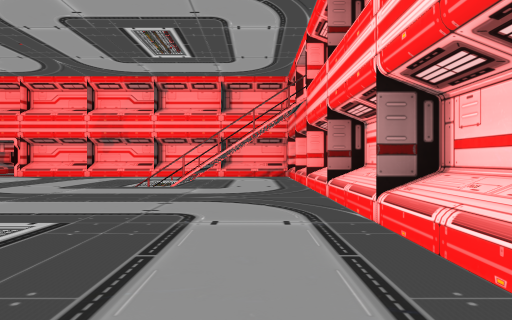
view 1 (above)

24 first-person views from a walk through a 3-D level made in the Unity game engine. The camera is 1.5 m above the floor, looks level and sees 70° across. The floor is counted in squares, 2 m on a side. Each view is taken from the middle of a square. On the plan, view 1 faces up. The plan holds only what a view shows up to about 11 squares ahead; the rest is blank. The place goes on beyond the plan. The player character is not drawn. Some animated figures are not drawn.

view 2
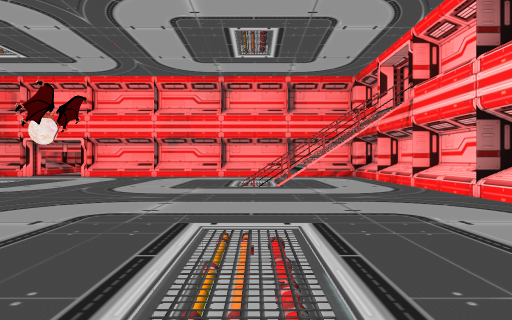

view 3
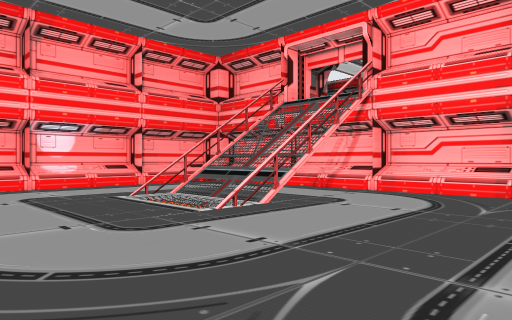

view 4
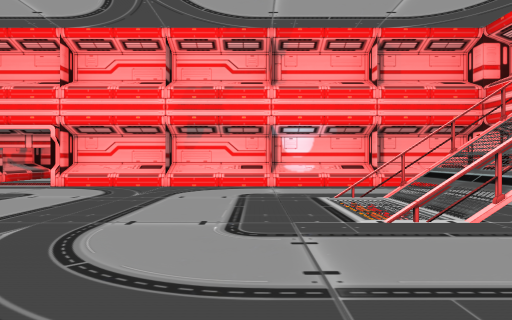

view 5
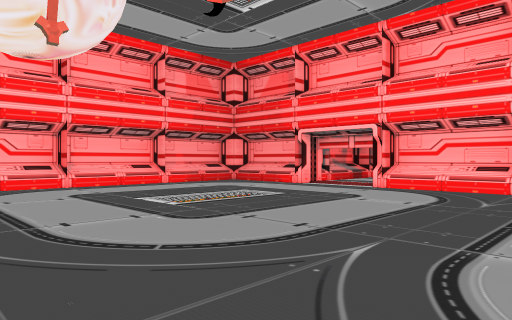

view 6
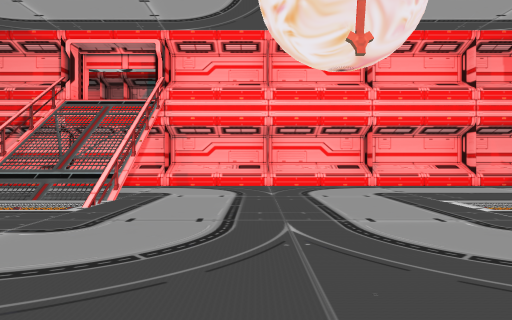

view 7
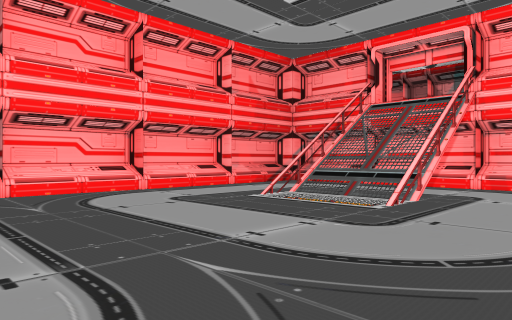

view 8
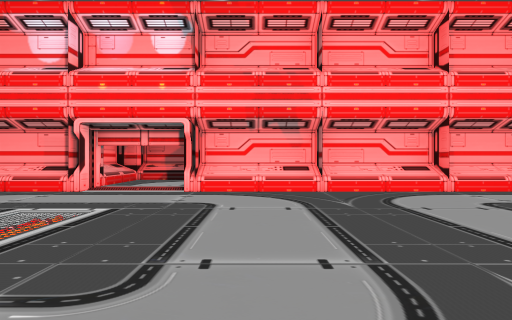

view 9
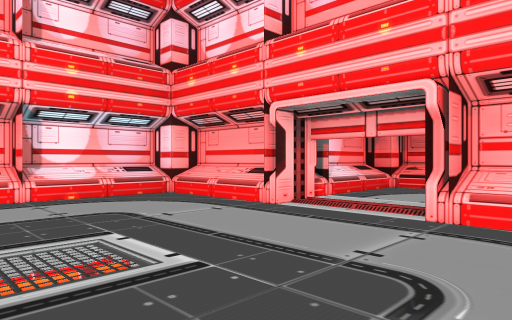

view 10
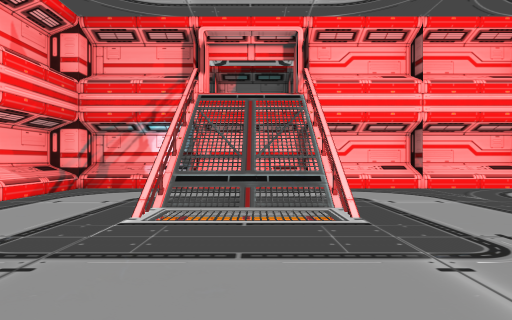

view 11
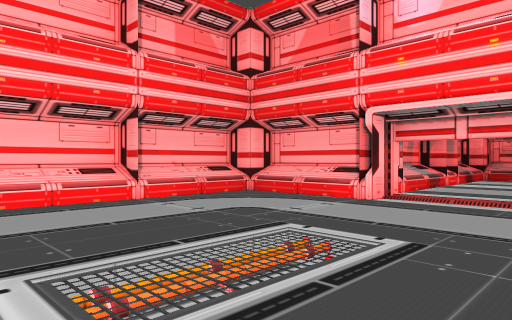

view 12
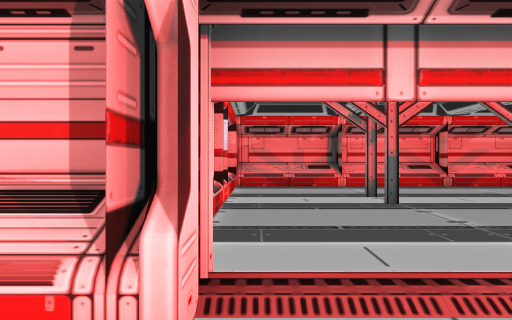

view 13
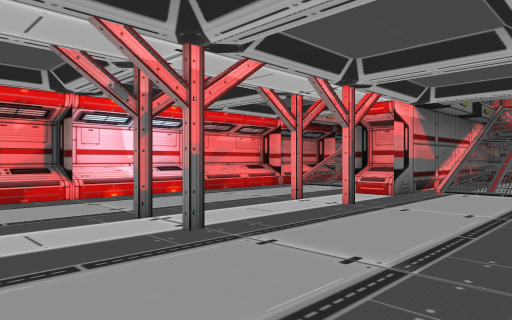

view 14
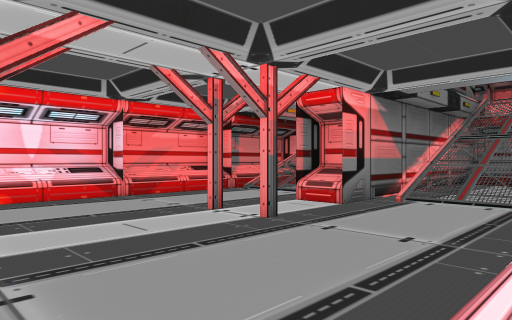

view 15
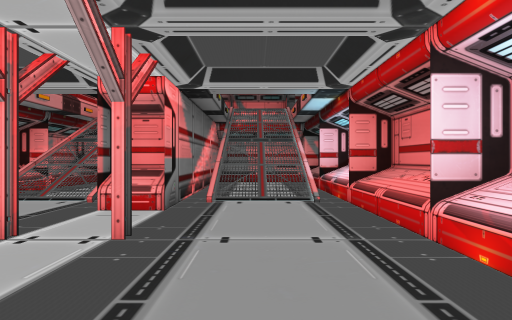

view 16
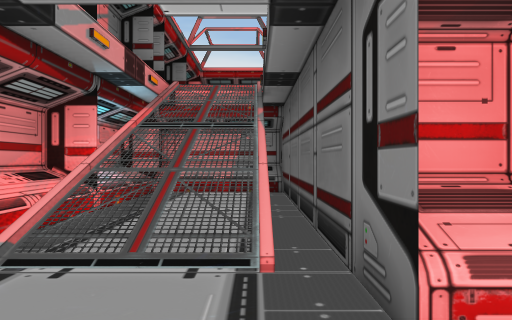

view 17
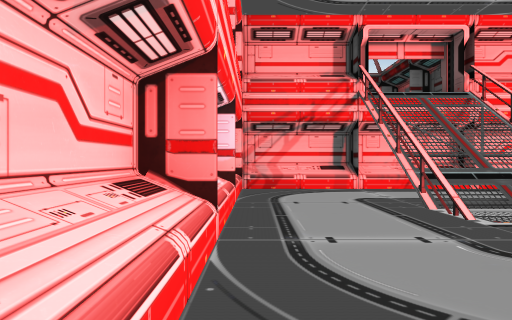

view 18
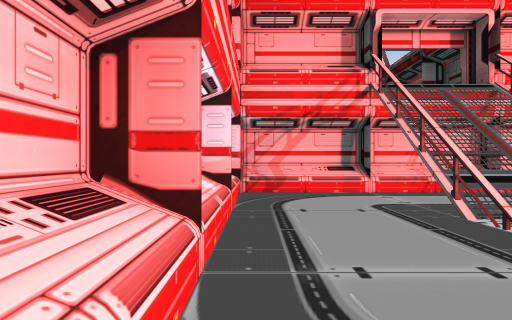

view 19
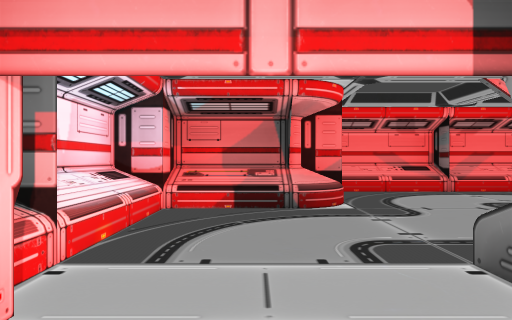

view 20
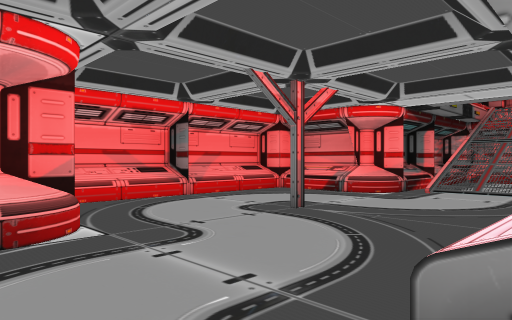

view 21
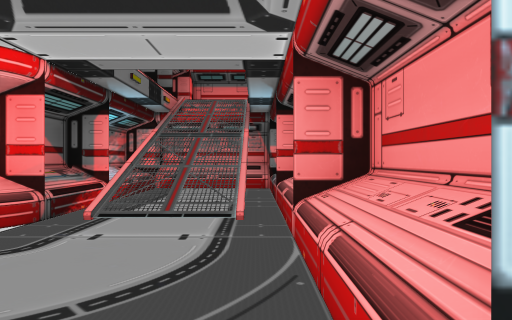

view 22
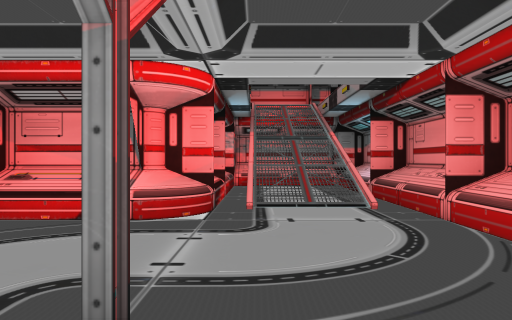

view 23
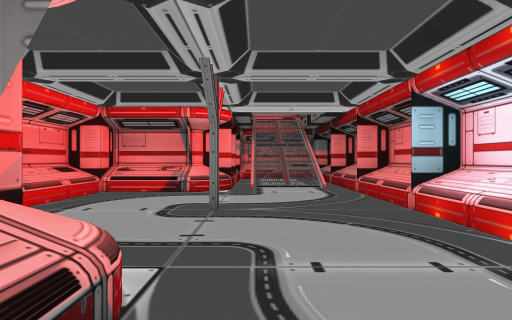

view 24
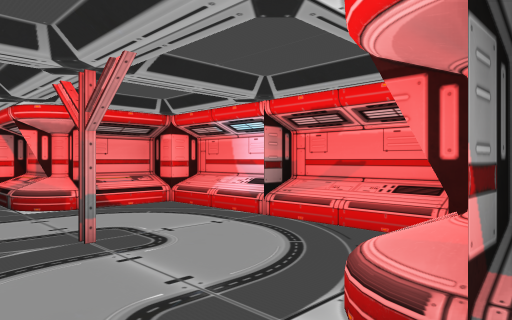

### Floor plan
Key: @ floor where view 1 was taken; # wall or solid block; . floor; / step, stairs or slope; = window, fence, low wall or low ledge; ^ raised ledge; O other object.
Columns run from 17 left of view 1 to 2 right of it. Each row starts with its distance up from view 1.
 26    #################
 25    ^.........=##=.^^
 24    ^.........///...^
 23    ^.........// .  ^
 22    ^.....#..########
 21    ^......#..#######
 20    ^.........///...^
 19    ^.........//
 18    ^...^^^^^^^^^^^
 17 ####...#############
 16 ^..................#
 15 ^..................#
 14 ^..................#
 13 ^.............##...#
 12 ^..............//..#
 11 ^............../=..#
 10 ^.............#....#
  9 ^..................#
  8 ^..................#
  7 ^..................#
  6 ^..................#
  5 ^..................#
  4 ^..#//.............#
  3 ^.///..............#
  2 ^..//..............#
  1 ^..#...............#
  0 ^................@.#
 -1 ^..................#
 -2 #^^^^^^^^^^^^...^^^#
 -3 #############...#
 -4 ^...//..........#
 -5 ^...//..........#
 -6 ^...//..........#
 -7 #^^^^^O..#...O^^#
 -8      #^......###
 -9       ^......#
-10       #^^^^^^#
-11        #   ##

Positions as (right, up) in squares from view 1, and headings:
1: (0, 0), facing up
2: (-3, 0), facing up
3: (-7, 6), facing up-right
4: (-5, 6), facing up
5: (-6, 7), facing up-left
6: (-6, 7), facing left
7: (-6, 7), facing down-left
8: (-6, 7), facing down
9: (-6, 3), facing down-right
10: (-7, 3), facing left
11: (-10, 10), facing up-left
12: (-13, 15), facing up
13: (-13, 18), facing up-right
14: (-11, 18), facing up-right
15: (-11, 20), facing right
16: (-7, 23), facing right
17: (-8, 16), facing right
18: (-7, 16), facing right
19: (-3, -1), facing down
20: (-3, -3), facing down-left
21: (-7, -4), facing left
22: (-6, -6), facing left
23: (-2, -6), facing left
24: (-12, -5), facing down-right
